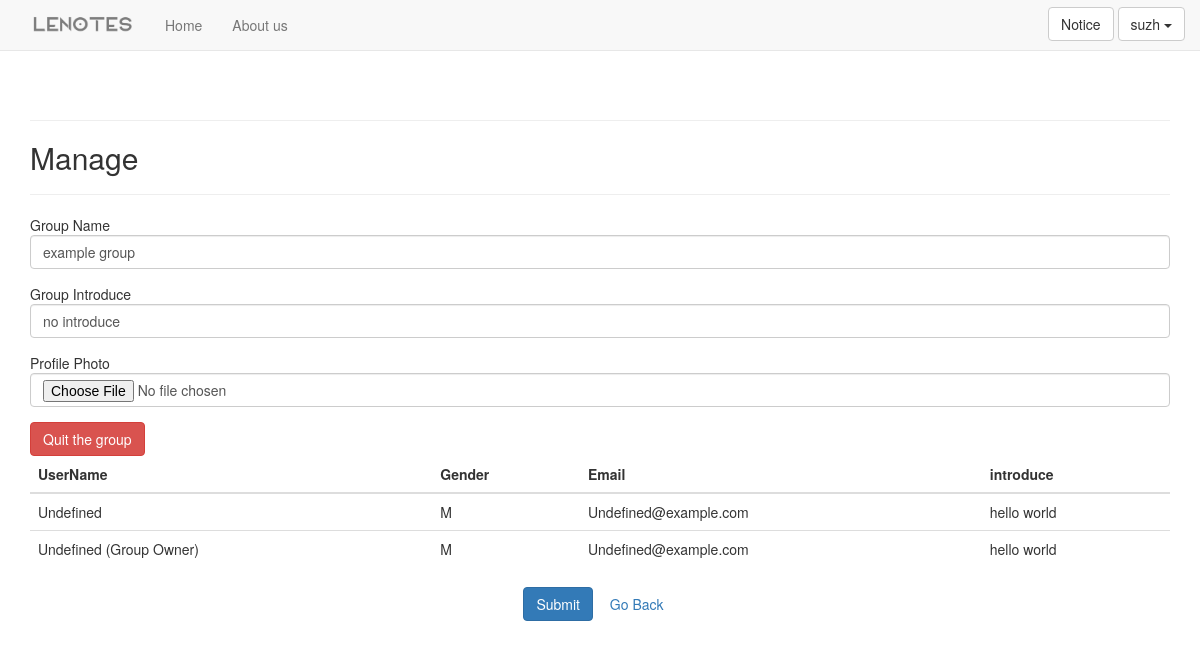
/manage/10 (signed in), run on the app's committed database.
### lenotes/models.py (models this page shows, shortened)
class Group(models.Model):
    name = models.CharField(max_length = 40, default="example group")
    intro = models.CharField(max_length = 200, default="no introduce")
    date_added = models.DateTimeField(auto_now_add = True)
    owner = models.ForeignKey(User, on_delete = models.CASCADE, related_name='group_owner')
    members = models.ManyToManyField(User)
    profile = ProcessedImageField(upload_to='group/img', default='group/img/default.jpg',
        processors=[ResizeToFill(750, 465)],  format='JPEG', options={'quality': 60})

### users/models.py (models this page shows, shortened)
class UserInfo(models.Model):
    GENDER_CHOICES = (
        (u'M', u'Male'),
        (u'F', u'Female'),
    )
    user = models.OneToOneField(User, on_delete = models.CASCADE)
    name = models.CharField(max_length = 20, default = "Undefined")
    gender = models.CharField(max_length = 6, choices = GENDER_CHOICES, default = "Male")
    email = models.CharField(max_length = 40, default = "Undefined@example.com")
    intro = models.CharField(max_length = 200, default = "hello world")
    profile = models.ImageField(upload_to='user/img', default='user/img/default.jpg')
    unread_count = models.IntegerField(default=0)

### lenotes/views.py (the view, shortened to what this page needs)
# urls.py: path('manage/<int:group_id>', views.manage, name = 'manage'),
@login_required
def manage(request, group_id):
    if request.method != 'POST':
        try:
            group = Group.objects.get(id=group_id)
        except ObjectDoesNotExist:
            group = Group.objects.create(id=group_id)
        group_form = GroupForm(instance = group)
    members = group.members.all()
    memberInfos = []
    for member in members:
        info = UserInfo.objects.get(user=member)
        memberInfos.append(info)
    context = {
        'group': group,
        'memberInfos': memberInfos,
        'group_form': group_form,
    }
    return render(request, 'lenotes/manage.html' , context)

### lenotes/forms.py
class GroupForm(forms.ModelForm):
    class Meta:
        model = Group
        fields = [
            'name',
            'intro',
        ]
        labels = {
            'name': 'Group Name',
            'intro': 'Group Introduce',
        }

### lenotes/templatetags/base.py (called while the page is built)
@register.filter
def getUnreadCount(user):
    try:
        info = UserInfo.objects.get(user=user)
    except ObjectDoesNotExist:
        return 0
    else:
        return info.unread_count

### lenotes/templates/lenotes/manage.html (shortened to what this page needs)
{% extends "lenotes/base.html" %} {% load widget_tweaks %} {% block title %}Menage{% endblock title %} {% block content %}
<div class="section">
    <form action="{% url 'lenotes:manage' group.id %}" enctype="multipart/form-data" method='post' novalidate class="myforms">
        <h2>Manage</h2>
        <hr/> {% include 'lenotes/forms/group_form.html' %}
        {% ifequal group.owner request.user %}
        <a href="{% url 'lenotes:del_group' group.id %}" class="btn btn-danger" onclick="delGroupConfirm()">Delete Group</a> {% else %}
        <a href="{% url 'users:quit_group' group.id %}" class="btn btn-danger" onclick="quitGroupConfirm()">Quit the group</a> {% endifequal %}
        <table class="table table-hover">
            <thead>
                <tr>
                    <th>UserName</th>
                    <th>Gender</th>
                    <th>Email</th>
                    <th>introduce</th>
                </tr>
            </thead>
            <tbody>
                {% for info in memberInfos %}
                <tr>
                    {% if group.owner == info.user %}
                    <td>{{ info.name }} (Group Owner)</td>
                    {% elif request.user == info.user %}
                    <td>{{ info.name }} (Yourself)</td>
                    {% else %}
                    <td>{{ info.name }}</td>
                    {% endif %}
                    <td>{{ info.gender }}</td>
                    <td>{{ info.email }}</td>
                    <td>{{ info.intro }}</td>
                </tr>
                {% empty %}
                <li>Only you and no other Member.</li>
                {% endfor %}
            </tbody>
        </table>
        <div style="text-align: center">
            <button name="submit" class="btn btn-primary">Submit</button>
            <a class="btn btn-outline-primary" href="/">Go Back</a>
        </div>
    </form>
</div>
{% endblock content %}

### lenotes/templates/lenotes/base.html (shortened to what this page needs)
{% load bootstrap3 %}{% load staticfiles %}{% load base %}
<!DOCTYPE html>
<html lang="en">
<head>
    {% bootstrap_css %} {% bootstrap_javascript %}
</head>
<body>
    <nav class="navbar navbar-default navbar-static-top">
        <div class="container">
            <div class="navbar-header">
                <a href="{% url 'lenotes:index' %}">
                    <img class="myimg" src="{% static 'img/logo.png' %}" alt="" />
                </a>
            </div>
            <div id="navbar" class="navbar-collapse collapse" style="width: 1070px height: 50px">
                <ul class="nav navbar-nav">
                    <li><a href="{% url 'users:home' %}">Home</a></li>
                </ul>
                <ul class="nav navbar-nav">
                    <li><a href="{% url 'lenotes:about_us' %}">About us</a></li>
                </ul>
                <ul class="nav navbar-nav navbar-right">
                    {% if user.is_authenticated %}
                    <a href="{% url 'users:notice' %}" class="btn btn-default" style="margin-top: 7px">Notice
                    </a>
                    <div class="btn-group">
                        <a href="#" class="btn btn-default dropdown-toggle" data-toggle="dropdown" style="margin-top: 7px">{{user.username}}
                            <span class="caret"></span>
                        </a>
                    </div>
                    {% else %}
                    <form class="form-inline ml-auto">
                        <a href="{% url 'users:login' %}?next={{request.path}}" class="btn btn-default" style="margin-top: 7px">Log In</a>
                        <a href="{% url 'users:register' %}" class="btn btn-default" style="margin-top: 7px">Register</a>
                    </form>
                    {% endif %}
                </ul>
            </div>
        </div>
    </nav>
    <div class="container">
        <div class="page-header">
        </div>
        <div>
            {% block content %}{% endblock %}
        </div>
    </div>
</body>
</html>

### lenotes/templates/lenotes/forms/group_form.html (shortened to what this page needs)
{% load widget_tweaks %} {% for field in group_form %}
<div class="form-group">
    <span>
		{{ field.label }}
	</span> {{ field | add_class:"form-control"}}
</div>
{% endfor %} {{ group_form.media }}
<div class="form-group">
    <span>Profile Photo</span>
    <input type="file" name="profile" class="form-control" />
</div>

### lenotes/templates/lenotes/base.html (style rules this page uses)
.myimg { width: 120px; height: 50px; padding: 15px 15px 15px 0px; }

### data on the page
Group: name "example group" "no introduce"
UserInfo: name "Undefined", gender "M", email "Undefined@example.com", intro "hello world"
UserInfo: name "Undefined", gender "M", email "Undefined@example.com", intro "hello world"

### other printed values
{{ user.username }} "suzh"
{{ field.label }} "Group Name" "Group Introduce"
